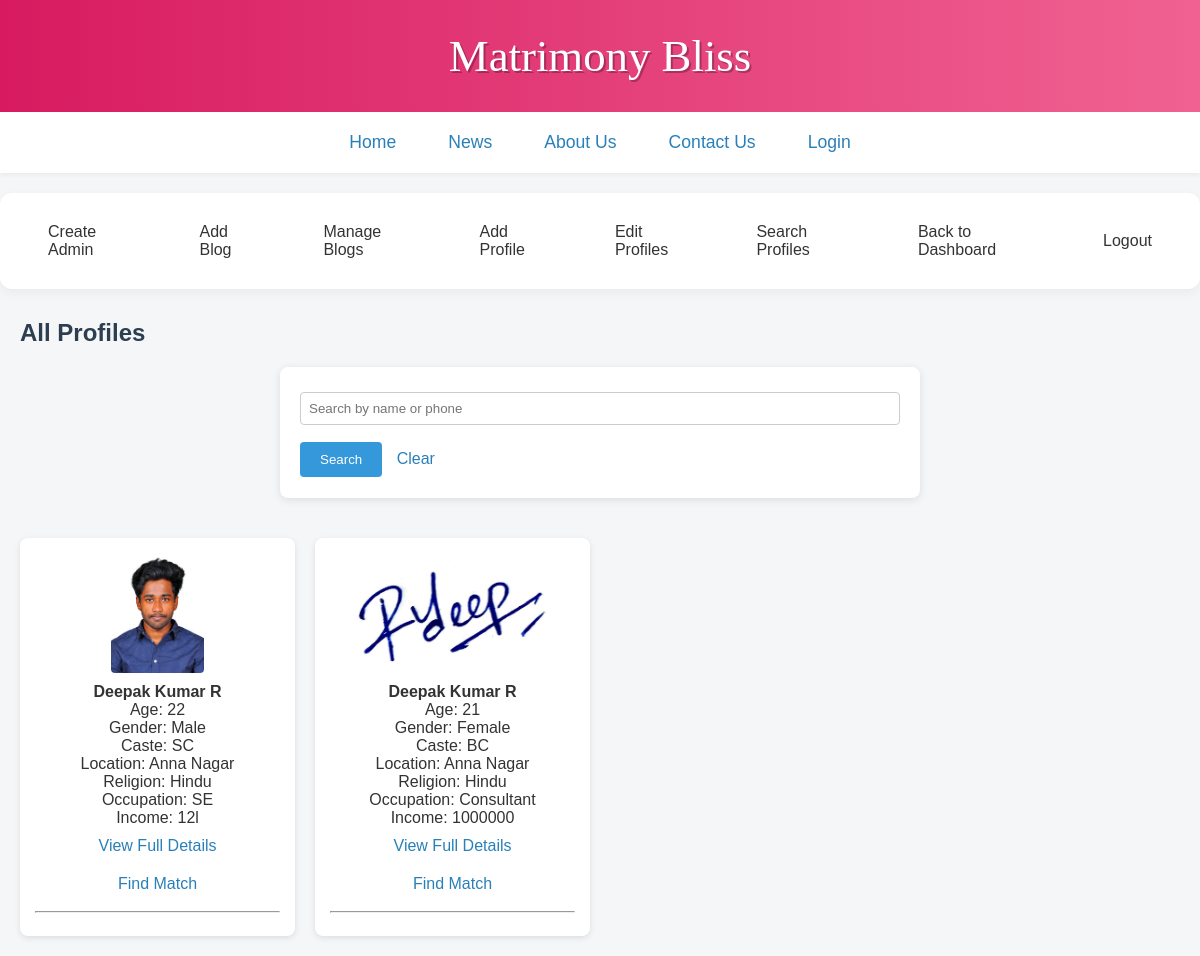
Screenshot of /dashboard (signed in) with the database file from the repository.
### models.py (models this page shows)
class Profile(db.Model):
    id = db.Column(db.Integer, primary_key=True)
    full_name = db.Column(db.String(100), nullable=False)
    age = db.Column(db.Integer, nullable=False)
    gender = db.Column(db.String(10), nullable=False)
    caste = db.Column(db.String(50), nullable=True)
    religion = db.Column(db.String(50), nullable=True)
    mother_tongue = db.Column(db.String(50), nullable=True)
    education = db.Column(db.String(100), nullable=True)
    occupation = db.Column(db.String(100), nullable=True)
    income = db.Column(db.String(50), nullable=True)
    diet = db.Column(db.String(50), nullable=True)
    smoking = db.Column(db.String(20), nullable=True)
    drinking = db.Column(db.String(20), nullable=True)
    location = db.Column(db.String(100), nullable=True)
    city = db.Column(db.String(50), nullable=True)
    state = db.Column(db.String(50), nullable=True)
    country = db.Column(db.String(50), nullable=True)
    phone = db.Column(db.String(20), nullable=True)
    email = db.Column(db.String(100), nullable=True)
    photo_filename = db.Column(db.String(100), nullable=True)

### app.py (the view)
@app.route('/dashboard')
@login_required
def dashboard():
    query = request.args.get('query', '').strip()
    if query:
        profiles = Profile.query.filter(
            (Profile.full_name.ilike(f'%{query}%')) |
            (Profile.phone == query)
        ).all()
    else:
        profiles = Profile.query.all()
    return render_template('dashboard.html', profiles=profiles, is_master=current_user.is_master)

### app.py (called while the page is built)
@login_manager.user_loader
def load_user(user_id):
    return Admin.query.get(int(user_id))

### templates/dashboard.html (shortened to what this page needs)
<head>
    <link rel="stylesheet" href="{{ url_for('static', filename='style.css') }}">
</head>
  <header>Matrimony Bliss</header>
<nav>
  <a href="{{ url_for('home') }}">Home</a>
  <a href="{{ url_for('news') }}">News</a>
  <a href="{{ url_for('about') }}">About Us</a>
  <a href="{{ url_for('contact') }}">Contact Us</a>
  <a href="{{ url_for('login') }}">Login</a>
</nav>
{% include 'navbar.html' %}
<h2>All Profiles</h2>
<form method="GET" style="margin-bottom: 20px;">
    <input type="text" name="query" placeholder="Search by name or phone" value="{{ request.args.get('query', '') }}">
    <button type="submit">Search</button>
    <a href="{{ url_for('dashboard') }}">Clear</a>
</form>
<div class="profile-grid">
    {% for profile in profiles %}
        <div class="profile-card">
            {% if profile.photo_filename %}
                <img src="{{ url_for('static', filename='uploads/' + profile.photo_filename) }}" height="120"><br>
            {% else %}
                <em>No photo</em><br>
            {% endif %}
            <strong>{{ profile.full_name }}</strong><br>
            Age: {{ profile.age }}<br>
            Gender: {{ profile.gender }}<br>
            Caste: {{ profile.caste }}<br>
            Location: {{ profile.location }}<br>
            Religion: {{profile.religion}}<br>
            Occupation: {{profile.occupation}}<br>
            Income: {{profile.income}}<br>
            <a href="{{ url_for('view_profile', profile_id=profile.id) }}">View Full Details</a><br>
            <a href="{{ url_for('find_match', profile_id=profile.id) }}">Find Match</a>
            <hr>
        </div>
    {% endfor %}
</div>

### templates/navbar.html
<nav class="navbar">
    {% if is_master %}
        <a href="{{ url_for('create_admin') }}">Create Admin</a>
        <a href="{{ url_for('add_blog') }}">Add Blog</a>
        <a href="{{ url_for('manage_blogs') }}">Manage Blogs</a>
    {% endif %}
    <a href="{{ url_for('add_profile') }}">Add Profile</a>
    <a href="{{ url_for('edit_profiles') }}">Edit Profiles</a>
    <a href="{{ url_for('search_profiles') }}">Search Profiles</a>
    <a href="{{ url_for('dashboard') }}">Back to Dashboard</a>
    <a href="{{ url_for('logout') }}">Logout</a>
</nav>

### static/style.css (style rules this page uses)
nav { display: flex; justify-content: center; gap: 2rem; background: #ffffff; padding: 1rem 0; font-size: 1.1rem; font-weight: 500; box-shadow: 0 3px 6px rgba(0, 0, 0, 0.1); }
header { background: linear-gradient(90deg, #d81b60, #f06292); color: white; padding: 30px 0; text-align: center; font-family: 'Playfair Display', serif; font-size: 2.8rem; text-shadow: 2px 2px #00000044; }
h2, h3 { color: #2c3e50; margin-left: 20px; }
form { background-color: #ffffff; padding: 20px; margin: 20px auto; max-width: 600px; border-radius: 8px; box-shadow: 0 2px 8px rgba(0,0,0,0.1); }
input[type="text"], input[type="number"], input[type="password"], input[type="email"], input[type="file"], select { width: 100%; padding: 8px; margin-top: 5px; margin-bottom: 15px; border: 1px solid #ccc; border-radius: 4px; box-sizing: border-box; }
button,input[type="submit"] { background-color: #3498db; color: white; padding: 10px 20px; border: none; border-radius: 4px; cursor: pointer; }
a { color: #2980b9; text-decoration: none; margin: 10px; display: inline-block; }
.profile-grid { display: grid; grid-template-columns: repeat(auto-fill, minmax(250px, 1fr)); gap: 20px; padding: 20px; }
.profile-card { background-color: white; border-radius: 8px; padding: 15px; box-shadow: 0 2px 6px rgba(0,0,0,0.1); text-align: center; }
.profile-card img { border-radius: 4px; margin-bottom: 10px; }
nav { background-color: #ffffff; padding: 10px 20px; box-shadow: 0 2px 4px rgba(0,0,0,0.05); margin-bottom: 20px; }
.navbar { background-color: #ffffff; padding: 12px 24px; border-radius: 12px; box-shadow: 0 4px 12px rgba(0, 0, 0, 0.05); display: flex; gap: 20px; margin-bottom: 30px; align-items: center; }
.navbar a { color: #333333; text-decoration: none; font-size: 16px; padding: 8px 14px; transition: background-color 0.3s, color 0.3s; border-radius: 6px; }

### rows the page displays
Profile: photo_filename (picture), full_name "Deepak Kumar R", age "22", gender "Male", caste "SC", location "Anna Nagar", religion "Hindu", occupation "SE", income "12l"
Profile: photo_filename (picture), full_name "Deepak Kumar R", age "21", gender "Female", caste "BC", location "Anna Nagar", religion "Hindu", occupation "Consultant", income "1000000"
